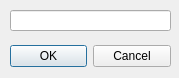
<?xml version="1.0" encoding="UTF-8"?>
<ui version="4.0">
 <class>GoToLineDialog</class>
 <widget class="QDialog" name="GoToLineDialog">
  <property name="geometry">
   <rect>
    <x>0</x>
    <y>0</y>
    <width>179</width>
    <height>78</height>
   </rect>
  </property>
  <property name="windowTitle">
   <string>Go to line</string>
  </property>
  <property name="modal">
   <bool>true</bool>
  </property>
  <widget class="QDialogButtonBox" name="buttonBox">
   <property name="geometry">
    <rect>
     <x>10</x>
     <y>40</y>
     <width>161</width>
     <height>32</height>
    </rect>
   </property>
   <property name="orientation">
    <enum>Qt::Horizontal</enum>
   </property>
   <property name="standardButtons">
    <set>QDialogButtonBox::Cancel|QDialogButtonBox::Ok</set>
   </property>
  </widget>
  <widget class="QLineEdit" name="line">
   <property name="geometry">
    <rect>
     <x>10</x>
     <y>10</y>
     <width>161</width>
     <height>21</height>
    </rect>
   </property>
   <property name="clearButtonEnabled">
    <bool>false</bool>
   </property>
  </widget>
 </widget>
 <tabstops>
  <tabstop>line</tabstop>
  <tabstop>buttonBox</tabstop>
 </tabstops>
 <resources/>
 <connections>
  <connection>
   <sender>buttonBox</sender>
   <signal>accepted()</signal>
   <receiver>GoToLineDialog</receiver>
   <slot>accept()</slot>
   <hints>
    <hint type="sourcelabel">
     <x>248</x>
     <y>254</y>
    </hint>
    <hint type="destinationlabel">
     <x>157</x>
     <y>274</y>
    </hint>
   </hints>
  </connection>
  <connection>
   <sender>buttonBox</sender>
   <signal>rejected()</signal>
   <receiver>GoToLineDialog</receiver>
   <slot>reject()</slot>
   <hints>
    <hint type="sourcelabel">
     <x>316</x>
     <y>260</y>
    </hint>
    <hint type="destinationlabel">
     <x>286</x>
     <y>274</y>
    </hint>
   </hints>
  </connection>
 </connections>
</ui>
